Frame 1 (no input): blank canvas, image omitted
Frame 60 (no input): blank canvas, image omitted
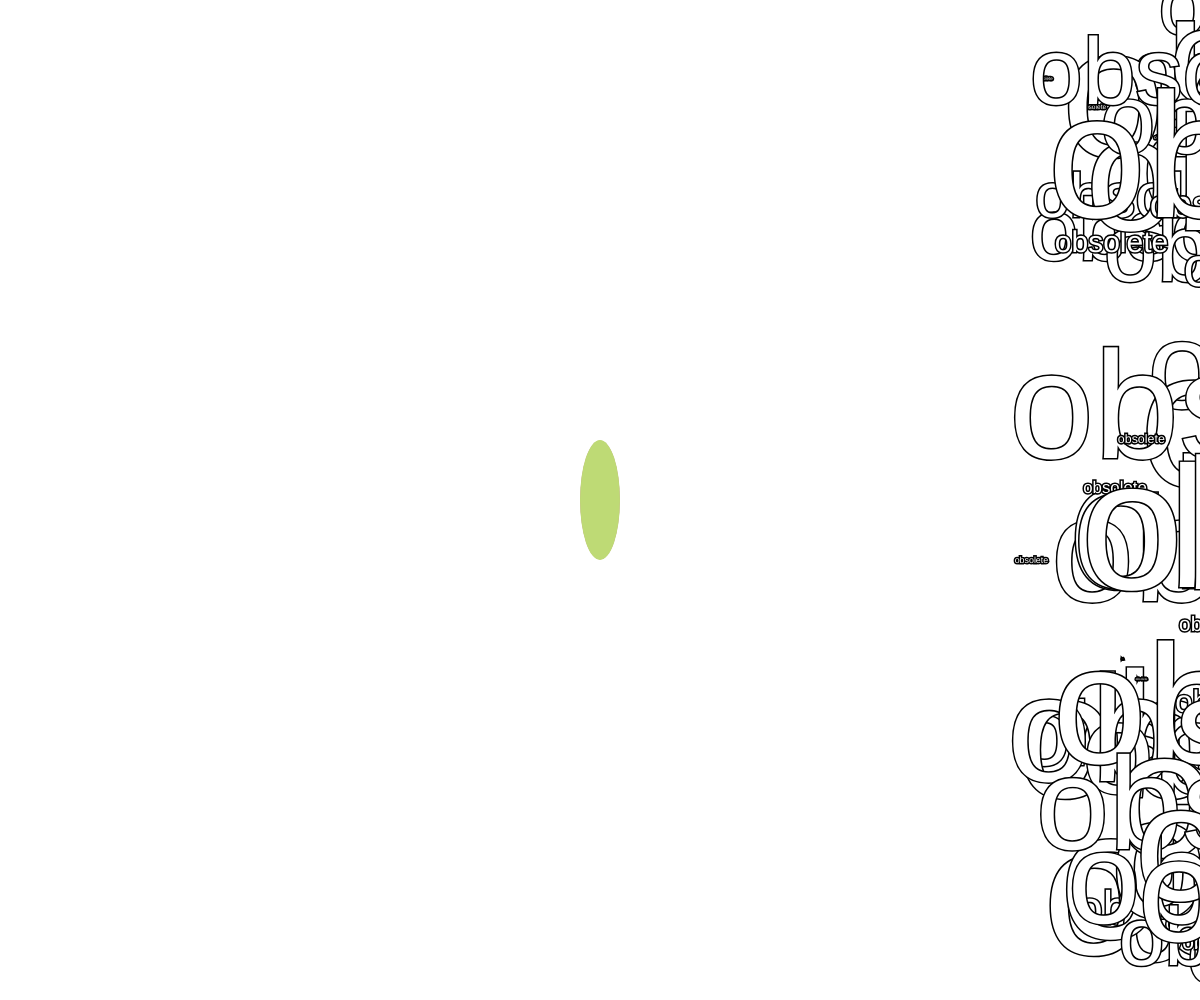
Frame 120 (the mouse pressed at the canvas centre since frame 60)

The p5.js sketch whose frames 1 and 60 were blank and that drew this single picture after the mouse press (run headless with seeded random() and noise() and a simulated clock; from frame 60 on, the mouse is pressed at the canvas centre):

// p5.js sketch
// ── sketch.js
let brushSizeX = 10;
let brushSizeY = 30
function setup() {
  createCanvas(windowWidth, windowHeight);
  background(255);

}

function draw() {
  // Set the brush color to black
  fill(random(255),random(255),random(255),255);
  noStroke();
  // brushSizeX = random(50);
  // brushSizeY = random(50);
  brushSizeX = 10 + random(30);
  // brushSizeY = ÷50;
  
  
  // Draw a circle at the mouse position to reveal the text
  if (mouseIsPressed) {
    ellipse(mouseX, mouseY, brushSizeX, brushSizeX*3);
      if (frameCount % 1 < 1) {
        push();
        textSize(random(200));
        textFont('Helvetica');
        // textAlign(CENTER, CENTER);
        stroke(0);
        strokeWeight(3);
        fill(255);
        text("obsolete", random(width-200,width), random(height));
        pop();
    }
  }
}
